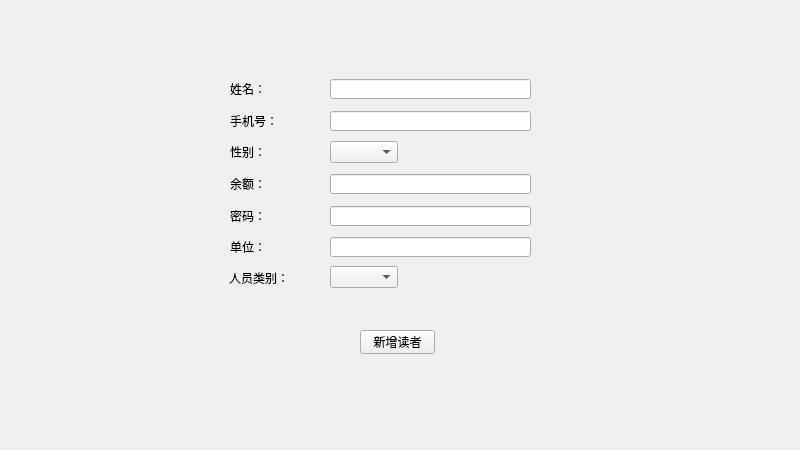
<?xml version="1.0" encoding="UTF-8"?>
<ui version="4.0">
 <class>Widget</class>
 <widget class="QWidget" name="Widget">
  <property name="geometry">
   <rect>
    <x>0</x>
    <y>0</y>
    <width>800</width>
    <height>450</height>
   </rect>
  </property>
  <property name="minimumSize">
   <size>
    <width>800</width>
    <height>450</height>
   </size>
  </property>
  <property name="maximumSize">
   <size>
    <width>800</width>
    <height>450</height>
   </size>
  </property>
  <property name="windowTitle">
   <string>Widget</string>
  </property>
  <widget class="QLabel" name="label_4">
   <property name="geometry">
    <rect>
     <x>230</x>
     <y>79</y>
     <width>71</width>
     <height>20</height>
    </rect>
   </property>
   <property name="text">
    <string>姓名：</string>
   </property>
  </widget>
  <widget class="QLabel" name="label_5">
   <property name="geometry">
    <rect>
     <x>230</x>
     <y>111</y>
     <width>71</width>
     <height>20</height>
    </rect>
   </property>
   <property name="text">
    <string>手机号：</string>
   </property>
  </widget>
  <widget class="QLineEdit" name="lineEdit_tele">
   <property name="geometry">
    <rect>
     <x>330</x>
     <y>111</y>
     <width>201</width>
     <height>20</height>
    </rect>
   </property>
   <property name="placeholderText">
    <string/>
   </property>
  </widget>
  <widget class="QLineEdit" name="lineEdit_name">
   <property name="geometry">
    <rect>
     <x>330</x>
     <y>79</y>
     <width>201</width>
     <height>20</height>
    </rect>
   </property>
   <property name="placeholderText">
    <string/>
   </property>
  </widget>
  <widget class="QPushButton" name="pushButton_add">
   <property name="geometry">
    <rect>
     <x>360</x>
     <y>330</y>
     <width>75</width>
     <height>24</height>
    </rect>
   </property>
   <property name="text">
    <string>新增读者</string>
   </property>
  </widget>
  <widget class="QLabel" name="label_7">
   <property name="geometry">
    <rect>
     <x>230</x>
     <y>142</y>
     <width>71</width>
     <height>20</height>
    </rect>
   </property>
   <property name="text">
    <string>性别：</string>
   </property>
  </widget>
  <widget class="QLineEdit" name="lineEdit_balance">
   <property name="geometry">
    <rect>
     <x>330</x>
     <y>174</y>
     <width>201</width>
     <height>20</height>
    </rect>
   </property>
   <property name="placeholderText">
    <string/>
   </property>
  </widget>
  <widget class="QLineEdit" name="lineEdit_unit">
   <property name="geometry">
    <rect>
     <x>330</x>
     <y>237</y>
     <width>201</width>
     <height>20</height>
    </rect>
   </property>
   <property name="placeholderText">
    <string/>
   </property>
  </widget>
  <widget class="QLabel" name="label_8">
   <property name="geometry">
    <rect>
     <x>230</x>
     <y>174</y>
     <width>71</width>
     <height>20</height>
    </rect>
   </property>
   <property name="text">
    <string>余额：</string>
   </property>
  </widget>
  <widget class="QLineEdit" name="lineEdit_password">
   <property name="geometry">
    <rect>
     <x>330</x>
     <y>206</y>
     <width>201</width>
     <height>20</height>
    </rect>
   </property>
   <property name="placeholderText">
    <string/>
   </property>
  </widget>
  <widget class="QLabel" name="label_9">
   <property name="geometry">
    <rect>
     <x>230</x>
     <y>206</y>
     <width>71</width>
     <height>20</height>
    </rect>
   </property>
   <property name="text">
    <string>密码：</string>
   </property>
  </widget>
  <widget class="QLabel" name="label_10">
   <property name="geometry">
    <rect>
     <x>230</x>
     <y>237</y>
     <width>71</width>
     <height>20</height>
    </rect>
   </property>
   <property name="text">
    <string>单位：</string>
   </property>
  </widget>
  <widget class="QComboBox" name="comboBox_sex">
   <property name="geometry">
    <rect>
     <x>330</x>
     <y>141</y>
     <width>68</width>
     <height>22</height>
    </rect>
   </property>
   <property name="currentIndex">
    <number>-1</number>
   </property>
   <item>
    <property name="text">
     <string>男</string>
    </property>
   </item>
   <item>
    <property name="text">
     <string>女</string>
    </property>
   </item>
  </widget>
  <widget class="QLabel" name="label_11">
   <property name="geometry">
    <rect>
     <x>229</x>
     <y>268</y>
     <width>71</width>
     <height>20</height>
    </rect>
   </property>
   <property name="text">
    <string>人员类别：</string>
   </property>
  </widget>
  <widget class="QComboBox" name="comboBox_role">
   <property name="geometry">
    <rect>
     <x>330</x>
     <y>266</y>
     <width>68</width>
     <height>22</height>
    </rect>
   </property>
   <property name="currentIndex">
    <number>-1</number>
   </property>
   <item>
    <property name="text">
     <string>教师</string>
    </property>
   </item>
   <item>
    <property name="text">
     <string>研究生</string>
    </property>
   </item>
   <item>
    <property name="text">
     <string>本科生</string>
    </property>
   </item>
   <item>
    <property name="text">
     <string>其他</string>
    </property>
   </item>
  </widget>
 </widget>
 <resources/>
 <connections/>
</ui>
